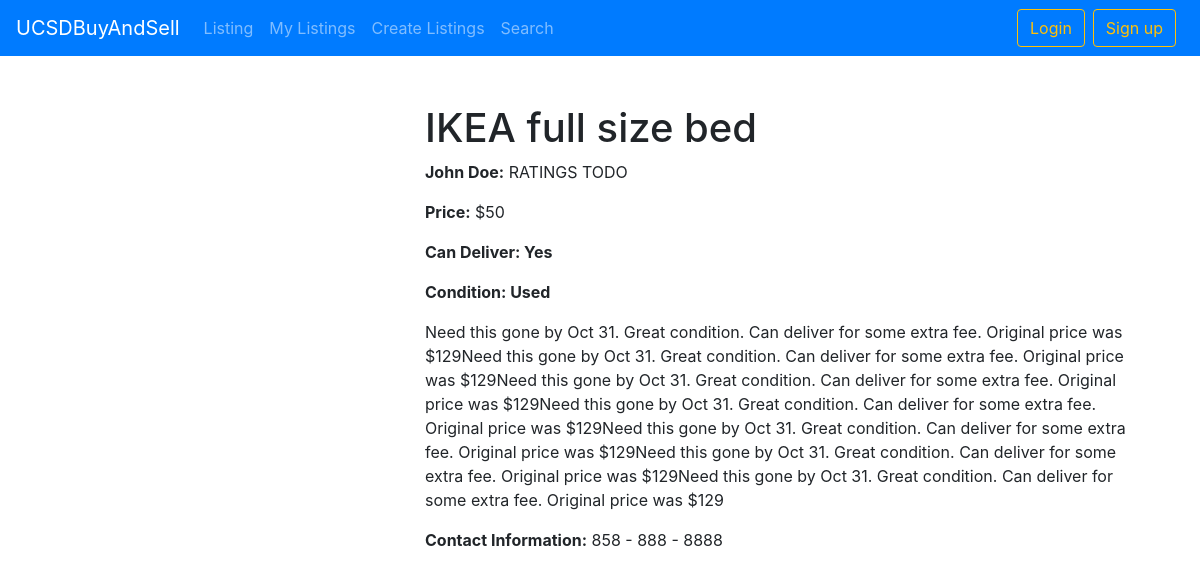
The app's page /market/listing/, older data.
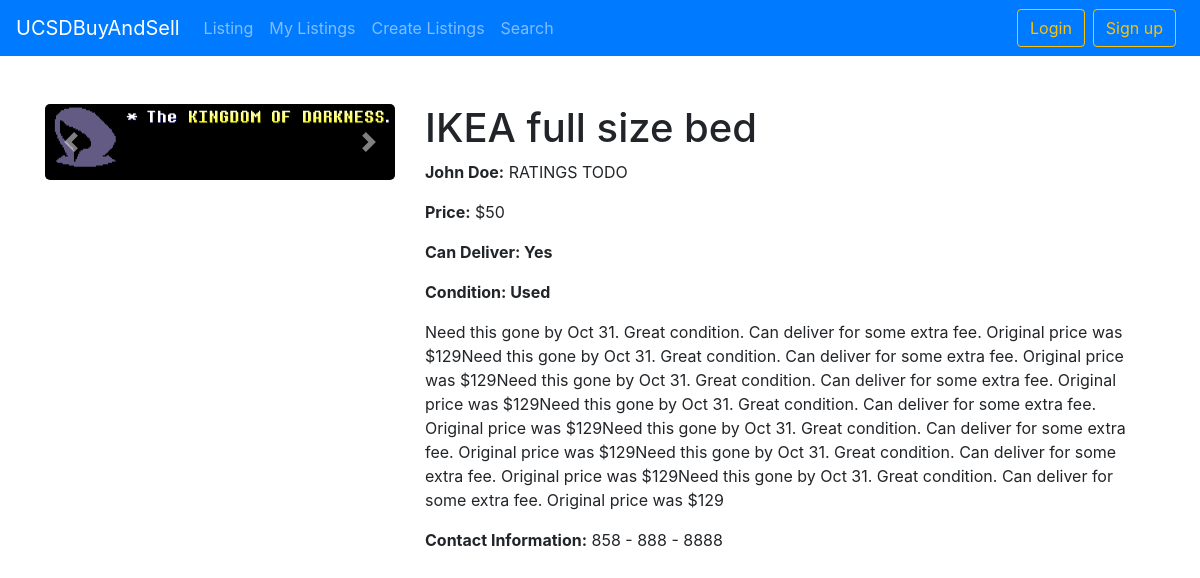
The same page, newer data.
### UCSDMarket/models.py (models this page shows)
class Picture(models.Model):
	picture = models.ImageField(upload_to = 'pictures/')

### UCSDMarket/views.py (the view)
# urls.py: url(r'^market/listing/$', UCSDMarket.ListingPage, name="Listing"),
def ListingPage(request):
	all_entries = Picture.objects.all()
	all_pictures = []
	imgCount = 0
	for entry in all_entries:
		imgCount = imgCount + 1
		all_pictures.append({
							"Image": entry,
							"Number": imgCount
							})
	context = {
		"Title" : "IKEA full size bed",
		"Seller" : "John Doe",
		"Price" : 50,
		"CanDeliver" : True,
		"Condition" : "Used",
		"Description" : "Need this gone by Oct 31. Great condition. Can deliver for some extra fee. Original price was $129Need this gone by Oct 31. Great condition. Can deliver for some extra fee. Original price was $129Need this gone by Oct 31. Great condition. Can deliver for some extra fee. Original price was $129Need this gone by Oct 31. Great condition. Can deliver for some extra fee. Original price was $129Need this gone by Oct 31. Great condition. Can deliver for some extra fee. Original price was $129Need this gone by Oct 31. Great condition. Can deliver for some extra fee. Original price was $129Need this gone by Oct 31. Great condition. Can deliver for some extra fee. Original price was $129",
		"ContactInformation" : "858 - 888 - 8888",
		"Pictures": all_pictures
	}
	return render(request, "UCSDMarket/listing.html", context)

### Templates/UCSDMarket/listing.html (shortened to what this page needs)
{% extends "base.html" %}
{% block content %}
<br>
<br>
<div class="container">
	<div class="row">
		<div class="col-sm">
			<div id="BasicImageCarousel" class="carousel slide" data-ride="carousel">
				<div class="carousel-inner">
					{% for pic in Pictures %}
						{% if pic.Number == 1%}
							<div class="carousel-item active">
								<img id="myImg" class="d-block w-100" src="{{ pic.Image.picture.url }}"">
							</div>
						{% else %}
							<div class="carousel-item">
								<img id="myImg" class="d-block w-100" src="{{ pic.Image.picture.url }}">
							</div>
						{% endif %}
					{% endfor %}
				</div>
				<a class="carousel-control-prev" href="#BasicImageCarousel" role="button" data-slide="prev">
					<span class="carousel-control-prev-icon" aria-hidden="true"></span>
				</a>
				<a class="carousel-control-next" href="#BasicImageCarousel" role="button" data-slide="next">
					<span class="carousel-control-next-icon" aria-hidden="true"></span>
				</a>
			</div>
		</div>
		<div class="col-8">
			<h1>{{ Title }}</h1>
			<p><b>{{ Seller }}:</b> RATINGS TODO</p>
			<p><b>Price:</b> ${{ Price }}</p>
			{% if CanDeliver %}
				<p><b>Can Deliver: Yes</b></p>
			{% else %}
				<p><b>Can Deliver: No</b></p>
			{% endif %}
			<p><b>Condition: {{ Condition }}</b></p>
			<p>{{ Description }}</p>
			<p><b>Contact Information:</b> {{ ContactInformation }}</p>
		</div>
		<div class="col-4">
		</div>
	</div>
</div>
{% endblock %}

Row changes from the older to the newer data that the page shows:
added Picture: Image.picture (picture)
